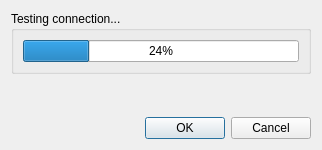
<?xml version="1.0" encoding="UTF-8"?>
<ui version="4.0">
 <class>ConnectionTestingDialog</class>
 <widget class="QDialog" name="ConnectionTestingDialog">
  <property name="geometry">
   <rect>
    <x>0</x>
    <y>0</y>
    <width>328</width>
    <height>185</height>
   </rect>
  </property>
  <property name="sizePolicy">
   <sizepolicy hsizetype="Fixed" vsizetype="Fixed">
    <horstretch>0</horstretch>
    <verstretch>0</verstretch>
   </sizepolicy>
  </property>
  <property name="windowTitle">
   <string>Connection Test</string>
  </property>
  <layout class="QVBoxLayout" name="verticalLayout_2">
   <property name="sizeConstraint">
    <enum>QLayout::SetFixedSize</enum>
   </property>
   <item>
    <widget class="QGroupBox" name="groupBox">
     <property name="minimumSize">
      <size>
       <width>300</width>
       <height>0</height>
      </size>
     </property>
     <property name="title">
      <string>Testing connection...</string>
     </property>
     <layout class="QVBoxLayout" name="verticalLayout">
      <item>
       <widget class="QProgressBar" name="progressBar">
        <property name="value">
         <number>24</number>
        </property>
       </widget>
      </item>
     </layout>
    </widget>
   </item>
   <item>
    <widget class="QLabel" name="statusLabel">
     <property name="font">
      <font>
       <pointsize>20</pointsize>
      </font>
     </property>
     <property name="text">
      <string/>
     </property>
     <property name="alignment">
      <set>Qt::AlignCenter</set>
     </property>
    </widget>
   </item>
   <item>
    <widget class="QDialogButtonBox" name="buttonBox">
     <property name="orientation">
      <enum>Qt::Horizontal</enum>
     </property>
     <property name="standardButtons">
      <set>QDialogButtonBox::Cancel|QDialogButtonBox::Ok</set>
     </property>
    </widget>
   </item>
  </layout>
 </widget>
 <resources/>
 <connections>
  <connection>
   <sender>buttonBox</sender>
   <signal>accepted()</signal>
   <receiver>ConnectionTestingDialog</receiver>
   <slot>accept()</slot>
   <hints>
    <hint type="sourcelabel">
     <x>248</x>
     <y>254</y>
    </hint>
    <hint type="destinationlabel">
     <x>157</x>
     <y>274</y>
    </hint>
   </hints>
  </connection>
  <connection>
   <sender>buttonBox</sender>
   <signal>rejected()</signal>
   <receiver>ConnectionTestingDialog</receiver>
   <slot>reject()</slot>
   <hints>
    <hint type="sourcelabel">
     <x>316</x>
     <y>260</y>
    </hint>
    <hint type="destinationlabel">
     <x>286</x>
     <y>274</y>
    </hint>
   </hints>
  </connection>
 </connections>
</ui>
